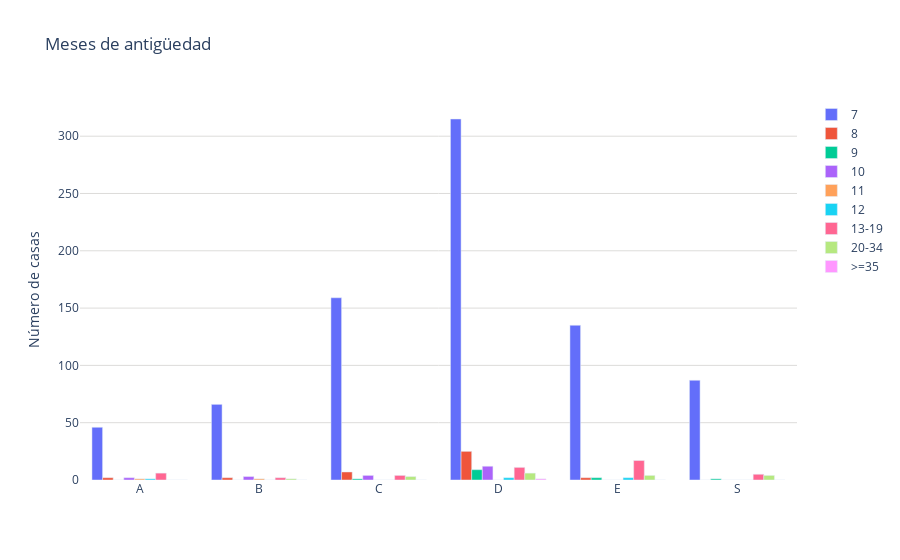

Notebook code cell kept with this figure:
### Code cell
orden_personalizado = ['7', '8', '9', '10', '11', '12', '13-19','20-34','>=35']
def sumar_tablas(dataframes_list):
    tabla_suma = None        
    for df in dataframes_list:
        # Crear una nueva columna con la primera letra de la categoría
        df['segmento'] = df['categoria'].str[0]
        tabla_actual = df.groupby(['segmento', 'antiguedad_categoria']).size().unstack(fill_value=0)
        
        if tabla_suma is None:
            tabla_suma = tabla_actual
        else:
            tabla_suma = tabla_suma.add(tabla_actual, fill_value=0)
    tabla_suma = tabla_suma[orden_personalizado]

    
    print("Tabla general de frecuencia:")
    print(tabla_suma)
    
    fig = graficar_tabla(tabla_suma)
    
    # Para guardar la gráfica como archivo HTML
    guardar_grafico_como_html(fig, 'g_bar_tiempoventa_seg_tulgo', carpeta='graficas')
    
    return fig

def graficar_tabla(tabla):
    segmentos = tabla.index  
    tiempo = tabla.columns
    
    fig = go.Figure()
    
    for tiempo_categoria in tiempo:
        fig.add_trace(go.Bar(
            x=segmentos,  # Lo que las barras representen
            y=tabla[tiempo_categoria],  # Valores de recuento para cada segmento
            name=tiempo_categoria
        ))
    
    fig.update_layout(
        title="Meses de antigüedad",
        #xaxis_title="Segmentos",  
        yaxis=dict(
            title="Número de casas",
            gridcolor='#dddcda', # Color de las líneas que dividen los rangos del eje Y
            #gridwidth=1,
        ),
        plot_bgcolor='rgba(0,0,0,0)',  # Color de fondo del gráfico      
    )
    
    fig.show()    
    return fig


def guardar_grafico_como_html(fig, nombre_archivo, carpeta='graficas'):
    # Crear la carpeta si no existe
    if not os.path.exists(carpeta):
        os.makedirs(carpeta)
    
    # Guardar la gráfica como archivo HTML en la carpeta especificada
    pio.write_html(fig, f'{carpeta}/{nombre_archivo}.html')

# Llamar a la función sumar_tablas con la lista de DataFrames como argumento
fig = sumar_tablas(dataframes_list)

### Figure 1 — Plotly figure (JSON) as saved in the notebook; plotly's stock layout.template omitted (floating-point values rounded to 4 significant figures)
{"data": [{"name": "7", "type": "bar", "x": ["A", "B", "C", "D", "E", "S"], "y": [46, 66, 159, 315, 135, 87]}, {"name": "8", "type": "bar", "x": ["A", "B", "C", "D", "E", "S"], "y": [2, 2, 7, 25, 2, 0]}, {"name": "9", "type": "bar", "x": ["A", "B", "C", "D", "E", "S"], "y": [0, 0, 1, 9, 2, 1]}, {"name": "10", "type": "bar", "x": ["A", "B", "C", "D", "E", "S"], "y": [2, 3, 4, 12, 0, 0]}, {"name": "11", "type": "bar", "x": ["A", "B", "C", "D", "E", "S"], "y": [1, 1, 0, 0, 0, 0]}, {"name": "12", "type": "bar", "x": ["A", "B", "C", "D", "E", "S"], "y": [1, 0, 0, 2, 2, 0]}, {"name": "13-19", "type": "bar", "x": ["A", "B", "C", "D", "E", "S"], "y": [6, 2, 4, 11, 17, 5]}, {"name": "20-34", "type": "bar", "x": ["A", "B", "C", "D", "E", "S"], "y": [0, 1, 3, 6, 4, 4]}, {"name": ">=35", "type": "bar", "x": ["A", "B", "C", "D", "E", "S"], "y": [0, 0, 0, 1, 0, 0]}], "layout": {"plot_bgcolor": "rgba(0,0,0,0)", "title": {"text": "Meses de antigüedad"}, "yaxis": {"gridcolor": "#dddcda", "title": {"text": "Número de casas"}}}}
